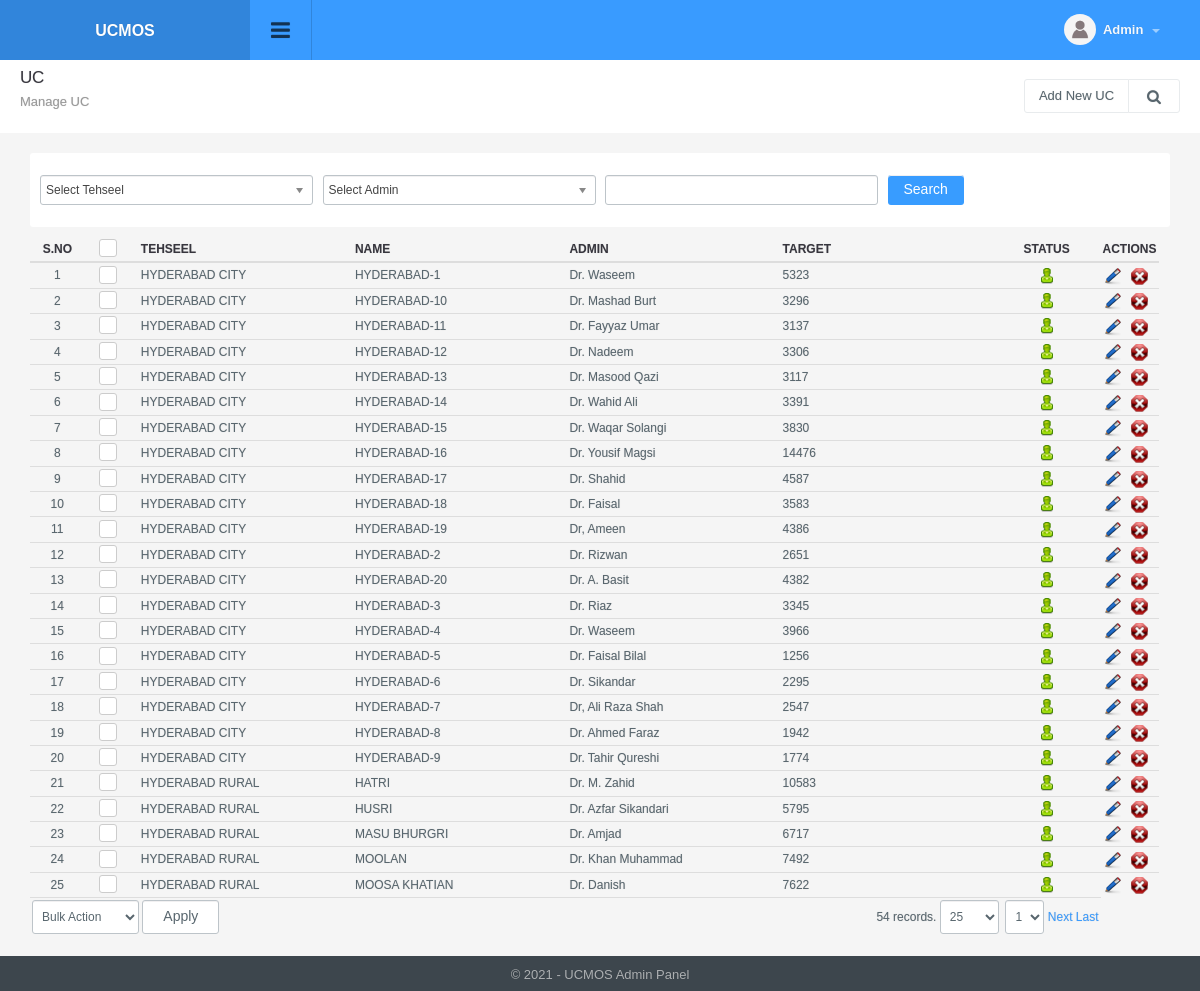
Screenshot of /uc_manage.php (signed in) with the database file from the repository.
### tables this page shows
CREATE TABLE `config_variable` (
  `id` int(11) NOT NULL,
  `config_type_id` int(11) NOT NULL,
  `title` varchar(512) NOT NULL,
  `notes` varchar(512) NOT NULL,
  `type` varchar(200) NOT NULL,
  `default_values` text NOT NULL,
  `key` varchar(200) NOT NULL,
  `value` text NOT NULL,
  `sortorder` int(11) NOT NULL
);

CREATE TABLE `uc` (
  `id` int(11) NOT NULL,
  `tehseel_id` int(11) NOT NULL,
  `name` varchar(220) NOT NULL,
  `admin_id` int(11) NOT NULL,
  `target` varchar(220) NOT NULL,
  `status` int(1) NOT NULL DEFAULT 1,
  `ts` timestamp NOT NULL DEFAULT current_timestamp() ON UPDATE current_timestamp()
);

CREATE TABLE `tehseel` (
  `id` int(11) NOT NULL,
  `name` varchar(220) NOT NULL,
  `status` int(1) NOT NULL DEFAULT 1,
  `ts` timestamp NOT NULL DEFAULT current_timestamp() ON UPDATE current_timestamp()
);

### include/utility.php (called while the page is built, shortened)
<?php
function get_config($var){
	global $dblink;
	$sql="select value from config_variable where `key`='".slash($var)."'";
	$resConfig=doquery($sql,$dblink);
	if(numrows($resConfig)>0){
		while($rowConfig=dofetch($resConfig))
			return unslash($rowConfig["value"]);
	}
}
$site_title=get_config("site_title");
function slash($str){
	if(!is_array($str))
		return utf8_encode(addslashes($str));
	else{
		for($i=0; $i<count($str); $i++)
			$str[$i]=slash($str[$i]);
		return $str;
	}
}
function unslash($str){
	return stripslashes(utf8_decode($str));
	}
function get_field($table_id, $table, $field_name='title'){
 	global $dblink;
 	$rs=doquery("select ".$field_name." from $table where id='".$table_id."'", $dblink);
 	if(numrows($rs)>0){
 		$r=dofetch($rs);
 		return unslash($r[$field_name]);
 	}
}

### include/db.php (called while the page is built, shortened)
<?php
function doquery($qr,$lnk){
	@$res=mysqli_query($lnk,$qr) or die($qr." - ".mysqli_error($lnk));
	return $res;
}
function dofetch($rs){
	@$rec=mysqli_fetch_array($rs);
	return $rec;
}
function numrows($rs){
	return mysqli_num_rows($rs);
}

### modules/uc/list.php (the view, shortened to what this page needs)
<?php
$q="";
$extra='';
$is_search=false;
if(isset($_SESSION["uc_manage"]["q"]))
	$q=$_SESSION["uc_manage"]["q"];
else
	$q="";
if(isset($_SESSION["uc_manage"]["tehseel_id"]))
	$tehseel_id=$_SESSION["uc_manage"]["tehseel_id"];
else
	$tehseel_id="";
if(isset($_SESSION["uc_manage"]["admin_id"]))
	$admin_id=$_SESSION["uc_manage"]["admin_id"];
else
	$admin_id="";
?>
<div class="page-header">
	<h1 class="title"> UC</h1>
  	<ol class="breadcrumb">
    	<li class="active">Manage UC</li>
  	</ol>
  	<div class="right">
    	<div class="btn-group" role="group" aria-label="...">
        	<a href="uc_manage.php?tab=add" class="btn btn-light editproject">Add New UC</a> <a id="topstats" class="btn btn-light" href="#"><i class="fa fa-search"></i></a>
        </div>
  	</div>
</div>
<ul class="topstats clearfix search_filter"<?php if($is_search) echo ' style="display: block"';?>>
	<li class="col-xs-12 col-lg-12 col-sm-12">
        <div>
        	<form class="form-horizontal" action="" method="get">
                <div class="col-sm-3 col-xs-2">
                	<select name="tehseel_id" id="tehseel_id" class="custom_select select_multiple">
                        <option value=""<?php echo ($tehseel_id=="")? " selected":"";?>>Select Tehseel</option>
                    </select>
                </div>
                <div class="col-sm-3 col-xs-2">
                	<select name="admin_id" id="admin_id" class="custom_select select_multiple">
                        <option value=""<?php echo ($admin_id=="")? " selected":"";?>>Select Admin</option>
                    </select>
                </div>
                <div class="col-sm-3 col-xs-2">
                  <input type="text" title="Enter String" value="<?php echo $q;?>" name="q" id="search" class="form-control" >
                </div>
                <div class="col-sm-1 col-xs-2">
                    <input type="submit" class="btn btn-default btn-l" value="Search" alt="Search Record" title="Search Record" />
                </div>
          	</form>
        </div>
  	</li>
</ul>
<div class="panel-body table-responsive">
	<table class="table table-hover list">
    	<thead>
            <tr>
                <th width="5%" class="text-center">S.no</th>
                <th class="text-center" width="5%"><div class="checkbox checkbox-primary">
                    <label for="select_all"></label></div></th>
                <th width="20%">Tehseel</th>
                <th width="20%">Name</th>
                <th width="20%">Admin</th>
                <th width="20%">Target</th>
                <th width="10%" class="text-center">Status</th>
                <th width="5%">Actions</th>
            </tr>
    	</thead>
    	<tbody>
			<?php
            $sql="select * from uc where 1 $extra";
            $rs=show_page($rows, $pageNum, $sql);
            if(numrows($rs)>0){
                $sn=1;
                while($r=dofetch($rs)){
                    ?>
                    <tr>
                        <td class="text-center"><?php echo $sn;?></td>
                        <td class="text-center"><div class="checkbox margin-t-0 checkbox-primary">
                            <label for="<?php echo "rec_".$sn?>"></label></div>
                        </td>
                        <td><?php echo get_field($r["tehseel_id"], "tehseel", "name"); ?></td>
                        <td><?php echo unslash($r["name"]); ?></td>
                        <td><?php echo get_field($r["admin_id"], "admin", "name"); ?></td>
                        <td><?php echo unslash($r["target"]); ?></td>
                        <td class="text-center"><a href="uc_manage.php?id=<?php echo $r['id'];?>&tab=status&s=<?php echo ($r["status"]==0)?1:0;?>">
                                <?php
                                if($r["status"]==0){
                                    ?>
                                    <img src="images/offstatus.png" alt="Off" title="Set Status On">
                                    <?php
                                }
                                else{
                                    ?>
                                    <img src="images/onstatus.png" alt="On" title="Set Status Off">
                                    <?php
                                }
                                ?>
                            </a></td>
                        <td>
                            <a href="uc_manage.php?tab=edit&id=<?php echo $r['id'];?>"><img title="Edit Record" alt="Edit" src="images/edit.png"></a>&nbsp;&nbsp;
                            <a onclick="return confirm('Are you sure you want to delete')" href="uc_manage.php?id=<?php echo $r['id'];?>&amp;tab=delete"><img title="Delete Record" alt="Delete" src="images/delete.png"></a>
                        </td>
                    </tr>
                    <?php
                    $sn++;
                }
                ?>
                <tr>
                    <td colspan="4" class="actions">
                        <select name="bulk_action" id="bulk_action" title="Choose Action">
                            <option value="null">Bulk Action</option>
                        </select>
                        <input type="button" name="apply" value="Apply" id="apply_bulk_action" class="btn btn-light" title="Apply Action"  />
                    </td>
                    <td colspan="3" class="paging" title="Paging" align="right"><?php echo pages_list($rows, "uc", $sql, $pageNum)?></td>
                </tr>
                <?php
            }
            else{
                ?>
                <tr>
                    <td colspan="8"  class="no-record">No Result Found</td>
                </tr>
                <?php
            }
            ?>
    	</tbody>
  	</table>
</div>

### include/header.php (shortened to what this page needs)
<!DOCTYPE html PUBLIC "-//W3C//DTD XHTML 1.0 Transitional//EN" "http://www.w3.org/TR/xhtml1/DTD/xhtml1-transitional.dtd">
<html xmlns="http://www.w3.org/1999/xhtml">
<head>
<link type="text/css" rel="stylesheet" href="css/font-awesome.min.css" />
<link type="text/css" rel="stylesheet" href="css/font-awesome.css" />
<link type="text/css" rel="stylesheet"  href="css/bootstrap.css" />
<link rel="stylesheet" href="css/bootstrap-datetimepicker.min.css" />
<link type="text/css" rel="stylesheet"  href="css/awesome-bootstrap-checkbox.css" />
<link href="css/general.css" type="text/css" rel="stylesheet" />
<link type="text/css" rel="stylesheet"  href="css/style.css" />
<link rel="stylesheet" href="//code.jquery.com/ui/1.12.1/themes/base/jquery-ui.css">
</head>
<body>
	<div id="wrapper" class="round_corners">
    	<div id="top" class="clearfix">
            <div class="applogo">
			<a href="index.php" class="logo"><?php $admin_logo=get_config("admin_logo"); if(empty($admin_logo)) echo $site_title; else { ?><img src="<?php echo $file_upload_root;?>config/<?php echo $admin_logo?>" /><?php }?></a>
            </div>
            <a class="sidebar-open-button" href="#"><i class="fa fa-bars"></i></a>
            <ul class="top-right">
            	<li class="dropdown link">
                	<a class="dropdown-toggle profilebox" data-toggle="dropdown" href="#">
                    	<img alt="img" src="images/profileimg-default.png">
                        <b><?php echo ucfirst((isset($_SESSION["logged_in_admin"]) && $_SESSION["logged_in_admin"]!="")?$_SESSION["logged_in_admin"]["name"]:"Guest");?></b>
                        <span class="caret"></span>
                    </a>
                </li>
           </ul>
        </div>
		<div class="content" style="margin-left:0">

### include/footer.php (shortened to what this page needs)
<div id="footer" class="bottom_round_corners">
	<div id="footer_content">
    	<address>&copy; <?php echo date("Y");?> - <?php echo $site_title; ?> Admin Panel</address>
    </div>
</div>
<link href="js/fancybox/jquery.fancybox.min.css" rel="stylesheet" type="text/css" />
<link href="js/chosen/chosen.css" rel="stylesheet" type="text/css" />
<link rel="stylesheet" type="text/css" href="css/angularjs-datetime-picker.css" />
</body>
</html>

### rows the page displays
config_variable: value "UCMOS"
uc: tehseel.name "HYDERABAD CITY", name "HYDERABAD-1", admin.name "Dr. Waseem", target "5323", status 1 (drawn)
uc: tehseel.name "HYDERABAD CITY", name "HYDERABAD-10", admin.name "Dr. Mashad Burt", target "3296", status 1 (drawn)
uc: tehseel.name "HYDERABAD CITY", name "HYDERABAD-11", admin.name "Dr. Fayyaz Umar", target "3137", status 1 (drawn)
uc: tehseel.name "HYDERABAD CITY", name "HYDERABAD-12", admin.name "Dr. Nadeem", target "3306", status 1 (drawn)
uc: tehseel.name "HYDERABAD CITY", name "HYDERABAD-13", admin.name "Dr. Masood Qazi", target "3117", status 1 (drawn)
uc: tehseel.name "HYDERABAD CITY", name "HYDERABAD-14", admin.name "Dr. Wahid Ali", target "3391", status 1 (drawn)
uc: tehseel.name "HYDERABAD CITY", name "HYDERABAD-15", admin.name "Dr. Waqar Solangi", target "3830", status 1 (drawn)
uc: tehseel.name "HYDERABAD CITY", name "HYDERABAD-16", admin.name "Dr. Yousif Magsi", target "14476", status 1 (drawn)
uc: tehseel.name "HYDERABAD CITY", name "HYDERABAD-17", admin.name "Dr. Shahid", target "4587", status 1 (drawn)
uc: tehseel.name "HYDERABAD CITY", name "HYDERABAD-18", admin.name "Dr. Faisal", target "3583", status 1 (drawn)
uc: tehseel.name "HYDERABAD CITY", name "HYDERABAD-19", admin.name "Dr, Ameen", target "4386", status 1 (drawn)
uc: tehseel.name "HYDERABAD CITY", name "HYDERABAD-2", admin.name "Dr. Rizwan", target "2651", status 1 (drawn)
uc: tehseel.name "HYDERABAD CITY", name "HYDERABAD-20", admin.name "Dr. A. Basit", target "4382", status 1 (drawn)
uc: tehseel.name "HYDERABAD CITY", name "HYDERABAD-3", admin.name "Dr. Riaz", target "3345", status 1 (drawn)
uc: tehseel.name "HYDERABAD CITY", name "HYDERABAD-4", admin.name "Dr. Waseem", target "3966", status 1 (drawn)
uc: tehseel.name "HYDERABAD CITY", name "HYDERABAD-5", admin.name "Dr. Faisal Bilal", target "1256", status 1 (drawn)
uc: tehseel.name "HYDERABAD CITY", name "HYDERABAD-6", admin.name "Dr. Sikandar", target "2295", status 1 (drawn)
uc: tehseel.name "HYDERABAD CITY", name "HYDERABAD-7", admin.name "Dr, Ali Raza Shah", target "2547", status 1 (drawn)
uc: tehseel.name "HYDERABAD CITY", name "HYDERABAD-8", admin.name "Dr. Ahmed Faraz", target "1942", status 1 (drawn)
uc: tehseel.name "HYDERABAD CITY", name "HYDERABAD-9", admin.name "Dr. Tahir Qureshi", target "1774", status 1 (drawn)
uc: tehseel.name "HYDERABAD RURAL", name "HATRI", admin.name "Dr. M. Zahid", target "10583", status 1 (drawn)
uc: tehseel.name "HYDERABAD RURAL", name "HUSRI", admin.name "Dr. Azfar Sikandari", target "5795", status 1 (drawn)
uc: tehseel.name "HYDERABAD RURAL", name "MASU BHURGRI", admin.name "Dr. Amjad", target "6717", status 1 (drawn)
uc: tehseel.name "HYDERABAD RURAL", name "MOOLAN", admin.name "Dr. Khan Muhammad", target "7492", status 1 (drawn)
uc: tehseel.name "HYDERABAD RURAL", name "MOOSA KHATIAN", admin.name "Dr. Danish", target "7622", status 1 (drawn)

### other values shown
pages_list($rows, "uc", $sql, $pageNum) "54 records."
form field page "1"
